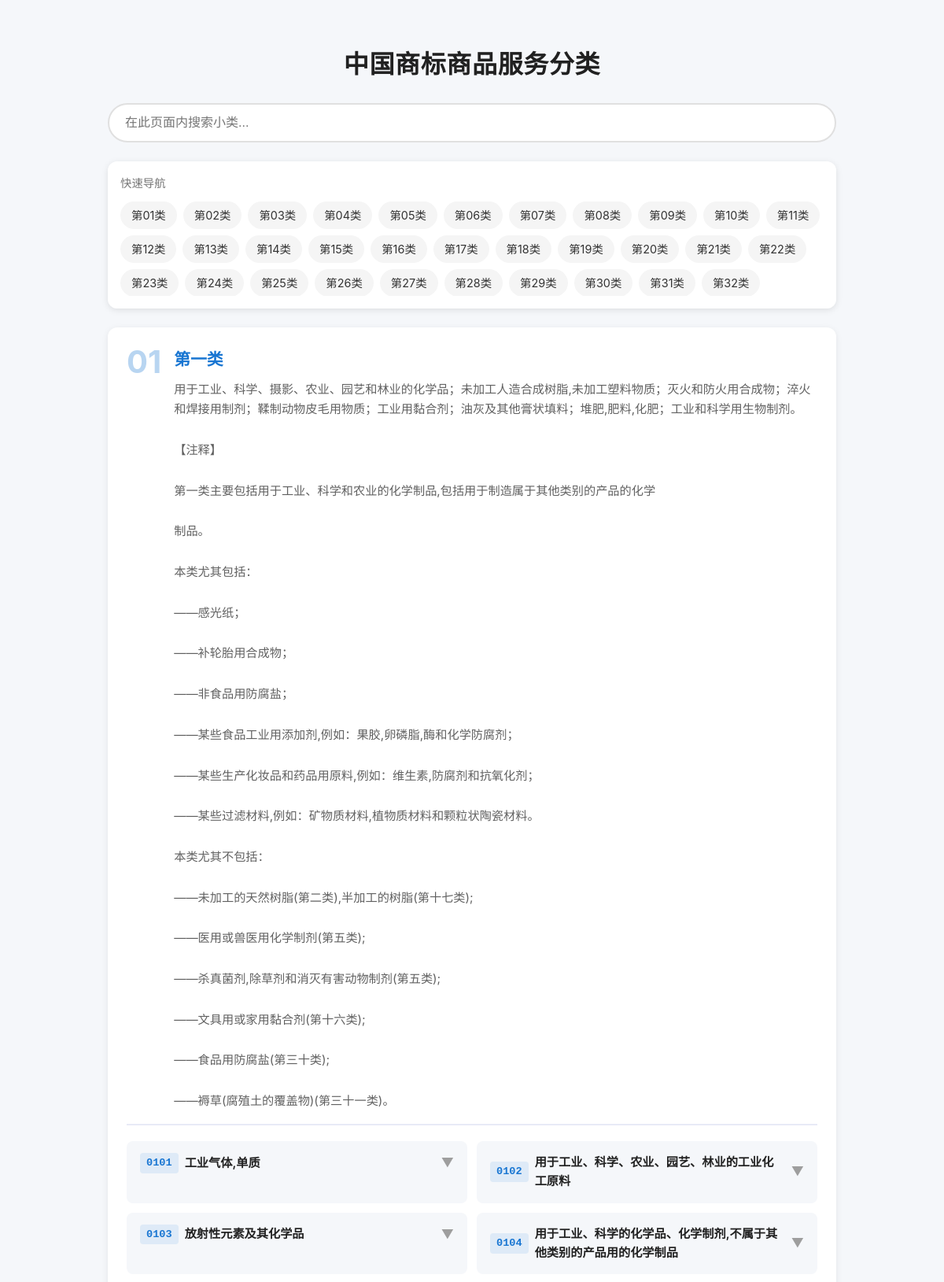
Page /all_categories.php (upper part) on the committed database.
### tables this page shows
CREATE TABLE `category` (
  `id` int(11) NOT NULL AUTO_INCREMENT,
  `code` varchar(10) NOT NULL,
  `name` varchar(50) DEFAULT NULL,
  `description` text,
  PRIMARY KEY (`id`)
);

CREATE TABLE `subclass` (
  `id` int(11) NOT NULL AUTO_INCREMENT,
  `category_id` int(11) DEFAULT NULL,
  `code` varchar(10) NOT NULL,
  `title` varchar(255) DEFAULT NULL,
  `content` longtext,
  `img_paths` text,
  PRIMARY KEY (`id`),
  KEY `category_id` (`category_id`),
  CONSTRAINT `subclass_ibfk_1` FOREIGN KEY (`category_id`) REFERENCES `category` (`id`)
);

### all_categories.php (the view, shortened to what this page needs)
<?php
try {
    $pdo = getDB();
    $cats = $pdo->query("SELECT * FROM category ORDER BY CAST(code AS UNSIGNED) ASC")->fetchAll();
    $subs = $pdo->query("SELECT * FROM subclass ORDER BY CAST(code AS UNSIGNED) ASC")->fetchAll();
    $subsByCat = [];
    foreach ($subs as $s) {
        $subsByCat[$s['category_id']][] = $s;
    }
} catch (Exception $e) {
    die('数据库错误: ' . $e->getMessage());
}
function e($str) {
    return htmlspecialchars($str ?? '', ENT_QUOTES, 'UTF-8');
}
?>
<!DOCTYPE html>
<html lang="zh-CN">
<head>
    <link rel="stylesheet" href="static/style.css?v=2">
</head>
<body>
    <div class="main-container">
        <h1><a href="index.php">中国商标商品服务分类</a></h1>
        <div class="search-box">
            <input type="text" id="searchInput" placeholder="在此页面内搜索小类..." autocomplete="off">
        </div>
        <div class="category-nav">
            <div class="category-nav-title">快速导航</div>
            <div class="category-nav-list">
                <?php foreach ($cats as $cat): ?>
                    <a href="#cat-<?php echo e($cat['code']); ?>" class="category-nav-item">
                        第<?php echo e($cat['code']); ?>类
                    </a>
                <?php endforeach; ?>
            </div>
        </div>
        <div id="categoriesContainer">
            <?php foreach ($cats as $cat): ?>
                <div class="category-block" id="cat-<?php echo e($cat['code']); ?>" data-name="<?php echo e($cat['name']); ?>">
                    <div class="category-header">
                        <div class="category-number"><?php echo e($cat['code']); ?></div>
                        <div class="category-info">
                            <div class="category-title"><?php echo e($cat['name']); ?></div>
                            <?php if (!empty($cat['description'])): ?>
                                <div class="category-description"><?php echo nl2br(e($cat['description'])); ?></div>
                            <?php endif; ?>
                        </div>
                    </div>
                    <div class="subclass-grid">
                        <?php if (isset($subsByCat[$cat['id']])): ?>
                            <?php foreach ($subsByCat[$cat['id']] as $sub): ?>
                                <div class="subclass-item" data-title="<?php echo e($sub['title']); ?>" data-code="<?php echo e($sub['code']); ?>">
                                    <div class="subclass-header" onclick="toggleDetail(this)">
                                        <span class="subclass-code"><?php echo e($sub['code']); ?></span>
                                        <span class="subclass-title"><?php echo e($sub['title']); ?></span>
                                        <span class="expand-icon">▼</span>
                                    </div>
                                </div>
                            <?php endforeach; ?>
                        <?php else: ?>
                            <div style="color:#999;font-size:0.98em;">暂无小类</div>
                        <?php endif; ?>
                    </div>
                </div>
            <?php endforeach; ?>
        </div>
    </div>
</body>
</html>

### static/style.css (style rules this page uses)
:root { --primary-color: #1976d2; --primary-hover: #1565c0; --primary-light: #e3f2fd; --secondary-color: #5c6bc0; --success-color: #4caf50; --warning-color: #ff9800; --error-color: #f44336; --text-primary: #212121; --text-secondary: #757575; --text-muted: #9e9e9e; --bg-primary: #ffffff; --bg-secondary: #f5f7fa; --bg-tertiary: #e8eaf6; --border-color: #e0e0e0; --shadow-sm: 0 1px 3px rgba(0,0,0,0.12), 0 1px 2px rgba(0,0,0,0.24); --shadow-md: 0 4px 6px rgba(0,0,0,0.1), 0 2px 4px rgba(0,0,0,0.06); --shadow-lg: 0 10px 20px rgba(0,0,0,0.1), 0 6px 6px rgba(0,0,0,0.06); --radius-sm: 6px; --radius-md: 12px; --radius-lg: 20px; --radius-xl: 28px; --transition-fast: 0.15s ease; --transition-normal: 0.25s ease; --transition-slow: 0.35s ease; }
*, *::before, *::after { box-sizing: border-box; }
html { scroll-behavior: smooth; }
body { margin: 0; padding: 0; font-family: -apple-system, BlinkMacSystemFont, 'Segoe UI', 'PingFang SC', 'Hiragino Sans GB', 'Microsoft YaHei', sans-serif; background: var(--bg-secondary); color: var(--text-primary); line-height: 1.6; min-height: 100vh; }
.main-container { max-width: 900px; margin: 0 auto; padding: 0 16px 40px; flex: 1 0 auto; position: relative; z-index: 1; }
h1 { font-size: 2.2rem; font-weight: 700; text-align: center; margin: 36px 0 28px; letter-spacing: 0.02em; color: var(--text-primary); }
h1 a { color: inherit; text-decoration: none; transition: color var(--transition-fast); border-radius: var(--radius-sm); padding: 4px 12px; }

### all_categories.php (style rules this page uses)
body { background: #f5f7fa; margin: 0; }
.main-container { max-width: 950px; margin: 0 auto; padding: 24px 12px 40px 12px; }
h1 { text-align: center; font-size: 2em; font-weight: 700; margin: 32px 0 24px 0; }
h1 a { color: inherit; text-decoration: none; }
.search-box { margin-bottom: 24px; }
.search-box input { width: 100%; padding: 14px 20px; border: 2px solid #e0e0e0; border-radius: 28px; font-size: 1rem; transition: all 0.2s; box-sizing: border-box; }
.category-nav { position: sticky; top: 0; background: rgba(255, 255, 255, 0.95); backdrop-filter: blur(10px); padding: 16px; margin-bottom: 24px; border-radius: 12px; box-shadow: 0 2px 8px rgba(0,0,0,0.1); z-index: 100; }
.category-nav-title { font-size: 0.9rem; color: #757575; margin-bottom: 12px; font-weight: 500; }
.category-nav-list { display: flex; flex-wrap: wrap; gap: 8px; max-height: 120px; overflow-y: auto; }
.category-nav-item { display: inline-flex; align-items: center; padding: 6px 14px; background: #f5f5f5; border-radius: 20px; font-size: 0.9rem; color: #333; text-decoration: none; transition: all 0.2s; }
.category-block { background: #fff; border-radius: 12px; margin-bottom: 32px; padding: 24px; box-shadow: 0 2px 8px rgba(0,0,0,0.08); scroll-margin-top: 160px; }
.category-header { display: flex; align-items: flex-start; gap: 16px; margin-bottom: 20px; padding-bottom: 16px; border-bottom: 2px solid #e8eaf6; }
.category-number { font-size: 2.5rem; font-weight: 700; color: #1976d2; opacity: 0.3; line-height: 1; }
.category-title { font-size: 1.3rem; font-weight: 700; color: #1976d2; margin-bottom: 8px; }
.category-description { color: #616161; font-size: 0.95rem; line-height: 1.7; white-space: pre-line; }
.subclass-grid { display: grid; grid-template-columns: repeat(auto-fill, minmax(300px, 1fr)); gap: 12px; }
.subclass-item { background: #f5f7fa; border-radius: 8px; overflow: hidden; border: 1px solid transparent; }
.subclass-header { display: flex; align-items: center; gap: 8px; padding: 14px 16px; cursor: pointer; transition: all 0.2s; }
.subclass-code { font-family: monospace; font-size: 0.85rem; color: #1976d2; font-weight: 600; background: rgba(25, 118, 210, 0.1); padding: 2px 8px; border-radius: 4px; white-space: nowrap; }
.subclass-title { font-weight: 600; color: #212121; font-size: 0.95rem; flex: 1; }
.expand-icon { color: #9e9e9e; transition: transform 0.2s; }

### rows in the picture
category: code "01", name "第一类", description "用于工业、科学、摄影、农业、园艺和林业的化学品；未加工人造合成树脂,未加工塑料物质；灭火和防火用合成物；淬火和焊接用制剂；鞣制动物皮毛用物质；工业用黏合剂；油灰及其他膏状填料；堆肥,肥料,化肥；工业和科学用生物制剂。 【注释】 第一类主要包括用于工业、科学和农业的化学制品,包括用于制造属于其他类别的产品的化学 制品。 本类尤其包括： ——感光纸； ——补轮胎用合成物； ——非食品用防腐盐； ——某些食品工业用添加剂,例如：果胶,卵磷脂,酶和化学防腐剂； ——某些生产化妆品和药品用原料,例如：维生素,防腐剂和抗氧化剂； ——某些过滤材料,例如：矿物质材料,植物质材料和颗粒状陶瓷材料。 本类尤其不包括： ——未加工的天然树脂(第二类),半加工的树脂(第十七类); ——医用或兽医用化学制剂(第五类); ——杀真菌剂,除草剂和消灭有害动物制剂(第五类); ——文具用或家用黏合剂(第十六类); ——食品用防腐盐(第三十类); ——褥草(腐殖土的覆盖物)(第三十一类)。"
category: code "02"
category: code "03"
category: code "04"
category: code "05"
category: code "06"
category: code "07"
category: code "08"
category: code "09"
category: code "10"
category: code "11"
category: code "12"
category: code "13"
category: code "14"
category: code "15"
category: code "16"
category: code "17"
category: code "18"
category: code "19"
category: code "20"
category: code "21"
category: code "22"
category: code "23"
category: code "24"
category: code "25"
category: code "26"
category: code "27"
category: code "28"
category: code "29"
category: code "30"
category: code "31"
category: code "32"
subclass: code "0101", title "工业气体,单质"
subclass: code "0102", title "用于工业、科学、农业、园艺、林业的工业化工原料"
subclass: code "0103", title "放射性元素及其化学品"
subclass: code "0104", title "用于工业、科学的化学品、化学制剂,不属于其他类别的产品用的化学制品"
